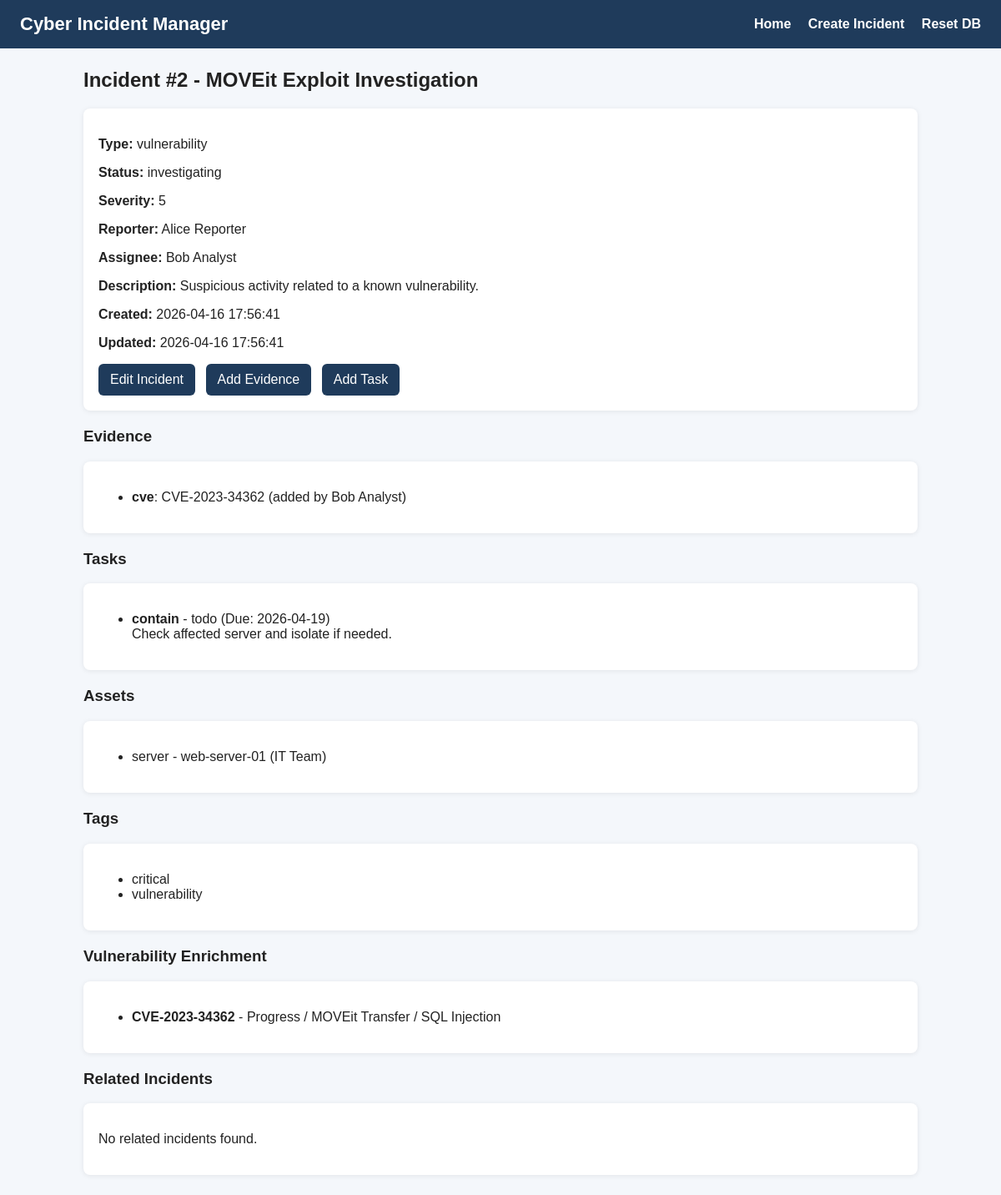
The page /incident/2 on the database its author committed.
### tables this page shows
CREATE TABLE incidents (
    incident_id INTEGER PRIMARY KEY AUTOINCREMENT,
    title TEXT NOT NULL,
    description TEXT,
    incident_type TEXT NOT NULL,
    status TEXT NOT NULL CHECK(status IN ('new', 'triaged', 'investigating', 'resolved', 'closed')),
    severity INTEGER NOT NULL CHECK(severity BETWEEN 1 AND 5),
    reporter_id INTEGER NOT NULL,
    assignee_id INTEGER,
    created_at TEXT DEFAULT CURRENT_TIMESTAMP,
    updated_at TEXT DEFAULT CURRENT_TIMESTAMP,
    FOREIGN KEY (reporter_id) REFERENCES users(user_id),
    FOREIGN KEY (assignee_id) REFERENCES users(user_id)
);

CREATE TABLE users (
    user_id INTEGER PRIMARY KEY AUTOINCREMENT,
    name TEXT NOT NULL,
    email TEXT NOT NULL UNIQUE,
    role TEXT NOT NULL CHECK(role IN ('reporter', 'analyst', 'admin'))
);

CREATE TABLE evidence (
    evidence_id INTEGER PRIMARY KEY AUTOINCREMENT,
    incident_id INTEGER NOT NULL,
    evidence_type TEXT NOT NULL CHECK(evidence_type IN ('url', 'domain', 'hash', 'cve', 'email_header', 'file')),
    value TEXT NOT NULL,
    file_path TEXT,
    added_at TEXT DEFAULT CURRENT_TIMESTAMP,
    added_by INTEGER,
    FOREIGN KEY (incident_id) REFERENCES incidents(incident_id),
    FOREIGN KEY (added_by) REFERENCES users(user_id),
    UNIQUE(incident_id, evidence_type, value)
);

CREATE TABLE tasks (
    task_id INTEGER PRIMARY KEY AUTOINCREMENT,
    incident_id INTEGER NOT NULL,
    created_by INTEGER NOT NULL,
    task_type TEXT NOT NULL CHECK(task_type IN ('triage', 'contain', 'eradicate', 'recover', 'postmortem')),
    status TEXT NOT NULL CHECK(status IN ('todo', 'doing', 'done')),
    due_date TEXT,
    notes TEXT,
    created_at TEXT DEFAULT CURRENT_TIMESTAMP,
    FOREIGN KEY (incident_id) REFERENCES incidents(incident_id),
    FOREIGN KEY (created_by) REFERENCES users(user_id)
);

CREATE TABLE assets (
    asset_id INTEGER PRIMARY KEY AUTOINCREMENT,
    asset_type TEXT NOT NULL CHECK(asset_type IN ('device', 'account', 'server')),
    identifier TEXT NOT NULL,
    owner TEXT,
    UNIQUE(asset_type, identifier)
);

CREATE TABLE tags (
    tag_id INTEGER PRIMARY KEY AUTOINCREMENT,
    name TEXT NOT NULL UNIQUE
);

CREATE TABLE vulnerabilities (
    cve_id TEXT PRIMARY KEY,
    vendor TEXT,
    product TEXT,
    vulnerability_name TEXT,
    date_added TEXT
);

### app.py (the view)
@app.route("/incident/<int:incident_id>")
def incident_detail(incident_id):
    conn = get_db_connection()
    incident = conn.execute("""
        SELECT i.*,
               r.name AS reporter_name,
               a.name AS assignee_name
        FROM incidents i
        JOIN users r ON i.reporter_id = r.user_id
        LEFT JOIN users a ON i.assignee_id = a.user_id
        WHERE i.incident_id = ?
    """, (incident_id,)).fetchone()
    if incident is None:
        conn.close()
        return "Incident not found", 404
    evidence_items = conn.execute("""
        SELECT e.*, u.name AS added_by_name
        FROM evidence e
        LEFT JOIN users u ON e.added_by = u.user_id
        WHERE e.incident_id = ?
        ORDER BY e.evidence_id DESC
    """, (incident_id,)).fetchall()
    tasks = conn.execute("""
        SELECT t.*, u.name AS created_by_name
        FROM tasks t
        JOIN users u ON t.created_by = u.user_id
        WHERE t.incident_id = ?
        ORDER BY t.task_id DESC
    """, (incident_id,)).fetchall()
    assets = conn.execute("""
        SELECT a.*
        FROM assets a
        JOIN incident_asset ia ON a.asset_id = ia.asset_id
        WHERE ia.incident_id = ?
        ORDER BY a.asset_id DESC
    """, (incident_id,)).fetchall()
    tags = conn.execute("""
        SELECT t.*
        FROM tags t
        JOIN incident_tag it ON t.tag_id = it.tag_id
        WHERE it.incident_id = ?
        ORDER BY t.name
    """, (incident_id,)).fetchall()
    vuln_matches = conn.execute("""
        SELECT DISTINCT v.*
        FROM vulnerabilities v
        JOIN evidence e ON e.value = v.cve_id
        WHERE e.incident_id = ? AND e.evidence_type = 'cve'
    """, (incident_id,)).fetchall()
    related_incidents = conn.execute("""
        SELECT DISTINCT i.incident_id, i.title, i.status
        FROM incidents i
        JOIN evidence e2 ON i.incident_id = e2.incident_id
        WHERE i.incident_id != ?
          AND e2.value IN (
              SELECT value
              FROM evidence
              WHERE incident_id = ?
                AND evidence_type IN ('cve', 'url', 'domain', 'hash')
          )
        ORDER BY i.incident_id DESC
    """, (incident_id, incident_id)).fetchall()
    users = conn.execute("SELECT * FROM users ORDER BY name").fetchall()
    conn.close()
    return render_template(
        "incident_detail.html",
        incident=incident,
        evidence_items=evidence_items,
        tasks=tasks,
        assets=assets,
        tags=tags,
        vuln_matches=vuln_matches,
        related_incidents=related_incidents,
        users=users
    )

### app.py (called while the page is built)
def get_db_connection():
    conn = sqlite3.connect(DB_PATH)
    conn.row_factory = sqlite3.Row
    conn.execute("PRAGMA foreign_keys = ON;")
    return conn

### templates/incident_detail.html
{% extends "base.html" %}
{% block content %}
<h2>Incident #{{ incident.incident_id }} - {{ incident.title }}</h2>
<div class="card">
    <p><strong>Type:</strong> {{ incident.incident_type }}</p>
    <p><strong>Status:</strong> {{ incident.status }}</p>
    <p><strong>Severity:</strong> {{ incident.severity }}</p>
    <p><strong>Reporter:</strong> {{ incident.reporter_name }}</p>
    <p><strong>Assignee:</strong> {{ incident.assignee_name if incident.assignee_name else 'Unassigned' }}</p>
    <p><strong>Description:</strong> {{ incident.description }}</p>
    <p><strong>Created:</strong> {{ incident.created_at }}</p>
    <p><strong>Updated:</strong> {{ incident.updated_at }}</p>
    <a class="button-link" href="{{ url_for('edit_incident', incident_id=incident.incident_id) }}">Edit Incident</a>
    <a class="button-link" href="{{ url_for('add_evidence', incident_id=incident.incident_id) }}">Add Evidence</a>
    <a class="button-link" href="{{ url_for('add_task', incident_id=incident.incident_id) }}">Add Task</a>
</div>
<h3>Evidence</h3>
<div class="card">
    {% if evidence_items %}
    <ul>
        {% for item in evidence_items %}
        <li>
            <strong>{{ item.evidence_type }}</strong>: {{ item.value }}
            {% if item.added_by_name %}(added by {{ item.added_by_name }}){% endif %}
        </li>
        {% endfor %}
    </ul>
    {% else %}
    <p>No evidence added yet.</p>
    {% endif %}
</div>
<h3>Tasks</h3>
<div class="card">
    {% if tasks %}
    <ul>
        {% for task in tasks %}
        <li>
            <strong>{{ task.task_type }}</strong> - {{ task.status }}
            {% if task.due_date %}(Due: {{ task.due_date }}){% endif %}
            <br>{{ task.notes }}
        </li>
        {% endfor %}
    </ul>
    {% else %}
    <p>No tasks added yet.</p>
    {% endif %}
</div>
<h3>Assets</h3>
<div class="card">
    {% if assets %}
    <ul>
        {% for asset in assets %}
        <li>{{ asset.asset_type }} - {{ asset.identifier }} ({{ asset.owner }})</li>
        {% endfor %}
    </ul>
    {% else %}
    <p>No linked assets yet.</p>
    {% endif %}
</div>
<h3>Tags</h3>
<div class="card">
    {% if tags %}
    <ul>
        {% for tag in tags %}
        <li>{{ tag.name }}</li>
        {% endfor %}
    </ul>
    {% else %}
    <p>No tags linked yet.</p>
    {% endif %}
</div>
<h3>Vulnerability Enrichment</h3>
<div class="card">
    {% if vuln_matches %}
    <ul>
        {% for vuln in vuln_matches %}
        <li>
            <strong>{{ vuln.cve_id }}</strong> -
            {{ vuln.vendor }} / {{ vuln.product }} /
            {{ vuln.vulnerability_name }}
        </li>
        {% endfor %}
    </ul>
    {% else %}
    <p>No matching vulnerability enrichment found.</p>
    {% endif %}
</div>
<h3>Related Incidents</h3>
<div class="card">
    {% if related_incidents %}
    <ul>
        {% for related in related_incidents %}
        <li>
            <a href="{{ url_for('incident_detail', incident_id=related.incident_id) }}">
                Incident #{{ related.incident_id }} - {{ related.title }}
            </a>
            ({{ related.status }})
        </li>
        {% endfor %}
    </ul>
    {% else %}
    <p>No related incidents found.</p>
    {% endif %}
</div>
{% endblock %}

### templates/base.html (shortened to what this page needs)
<!DOCTYPE html>
<html lang="en">
<head>
    <link rel="stylesheet" href="{{ url_for('static', filename='style.css') }}">
</head>
<body>
    <nav>
        <h1>Cyber Incident Manager</h1>
        <div class="nav-links">
            <a href="{{ url_for('home') }}">Home</a>
            <a href="{{ url_for('create_incident') }}">Create Incident</a>
            <a href="{{ url_for('initialize_database') }}">Reset DB</a>
        </div>
    </nav>
    <main class="container">
        {% block content %}{% endblock %}
    </main>
</body>
</html>

### static/style.css (style rules this page uses)
body { font-family: Arial, sans-serif; background: #f4f7fb; margin: 0; padding: 0; color: #222; }
nav { background: #1f3b5b; color: white; padding: 16px 24px; display: flex; justify-content: space-between; align-items: center; }
nav h1 { margin: 0; font-size: 22px; }
.nav-links a { color: white; margin-left: 16px; text-decoration: none; font-weight: bold; }
.container { max-width: 1000px; margin: 24px auto; padding: 0 16px; }
.card, .form-card { background: white; padding: 18px; margin-bottom: 20px; border-radius: 8px; box-shadow: 0 1px 6px rgba(0, 0, 0, 0.08); }
button, .button-link { background: #1f3b5b; color: white; border: none; padding: 10px 14px; border-radius: 6px; cursor: pointer; text-decoration: none; display: inline-block; width: auto; margin-right: 8px; }

### rows shown on the page
incidents: incident_id "2", title "MOVEit Exploit Investigation", incident_type "vulnerability", status "investigating", severity "5", description "Suspicious activity related to a known vulnerability.", created_at "2026-04-16 17:56:41", updated_at "2026-04-16 17:56:41"
users: reporter_name "Alice Reporter"
users: name "Bob Analyst"
evidence: evidence_type "cve", value "CVE-2023-34362", added_by_name "Bob Analyst"
tasks: task_type "contain", status "todo", due_date "2026-04-19", notes "Check affected server and isolate if needed."
assets: asset_type "server", identifier "web-server-01", owner "IT Team"
tags: name "critical"
tags: name "vulnerability"
vulnerabilities: cve_id "CVE-2023-34362", vendor "Progress", product "MOVEit Transfer", vulnerability_name "SQL Injection"
